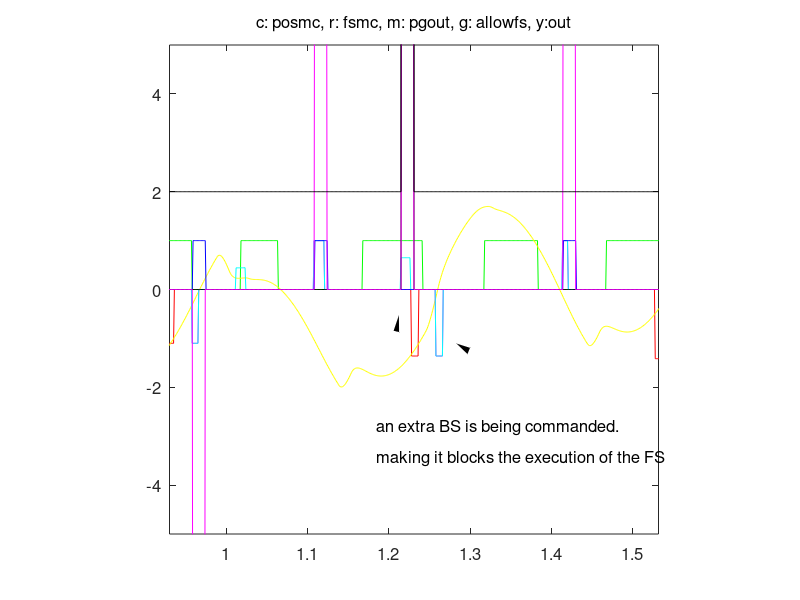

Source code (MATLAB):
function fig = extrabs()
% This is the machine-generated representation of a Handle Graphics object
% and its children.  Note that handle values may change when these objects
% are re-created. This may cause problems with any callbacks written to
% depend on the value of the handle at the time the object was saved.
%
% To reopen this object, just type the name of the M-file at the MATLAB
% prompt. The M-file and its associated MAT-file must be on your path.

load extrabs

h0 = figure('Position',[372 62 560 420], ...
	'Tag','hotWind', ...
	'UserData',mat0);
h1 = axes('Parent',h0, ...
	'Box','on', ...
	'CameraUpVector',[0 1 0], ...
	'ColorOrder',mat1, ...
	'FontSize',12, ...
	'NextPlot','add', ...
	'Position',[0.13 0.11 0.7749999999999999 0.8149999999999999], ...
	'UserData',mat2, ...
	'XLim',[0.93 1.532], ...
	'XLimMode','manual', ...
	'YLim',[-5 5], ...
	'YLimMode','manual', ...
	'DefaulttextUnits','data');
h2 = line('Parent',h1, ...
	'Color',[1 0 0], ...
	'Tag','6839.00122070312', ...
	'XData',mat3, ...
	'YData',mat4);
h2 = line('Parent',h1, ...
	'Color',[0 1 0], ...
	'Tag','6841.0009765625', ...
	'XData',mat5, ...
	'YData',mat6);
h2 = line('Parent',h1, ...
	'Color',[1 1 0], ...
	'Tag','6842.0009765625', ...
	'XData',mat7, ...
	'YData',mat8);
h2 = text('Parent',h1, ...
	'FontSize',12, ...
	'HandleVisibility','off', ...
	'HorizontalAlignment','center', ...
	'Position',mat9, ...
	'UserData',0.001, ...
	'VerticalAlignment','cap');
set(get(h2,'Parent'),'XLabel',h2);
h2 = text('Parent',h1, ...
	'FontSize',12, ...
	'HandleVisibility','off', ...
	'HorizontalAlignment','center', ...
	'Position',[0.9049745958429563 -0.04398826979472137 17.32050807568877], ...
	'Rotation',90, ...
	'VerticalAlignment','baseline');
set(get(h2,'Parent'),'YLabel',h2);
h2 = text('Parent',h1, ...
	'FontSize',12, ...
	'HandleVisibility','off', ...
	'HorizontalAlignment','right', ...
	'Position',[0.8285080831408776 5.879765395894427 17.32050807568877], ...
	'Visible','off');
set(get(h2,'Parent'),'ZLabel',h2);
h2 = text('Parent',h1, ...
	'FontSize',12, ...
	'HandleVisibility','off', ...
	'HorizontalAlignment','center', ...
	'Position',mat10, ...
	'String','c: posmc, r: fsmc, m: pgout, g: allowfs, y:out', ...
	'VerticalAlignment','bottom');
set(get(h2,'Parent'),'Title',h2);
h2 = line('Parent',h1, ...
	'Color',[1 0 1], ...
	'Tag','6847.00134277344', ...
	'XData',mat11, ...
	'YData',mat12);
h2 = line('Parent',h1, ...
	'Color',[0 1 1], ...
	'Tag','6848.00134277344', ...
	'XData',mat13, ...
	'YData',mat14);
h2 = line('Parent',h1, ...
	'Color',[0 0 1], ...
	'Tag','6849.00134277344', ...
	'XData',mat15, ...
	'YData',mat16);
h2 = line('Parent',h1, ...
	'Tag','6850.00134277344', ...
	'XData',mat17, ...
	'YData',mat18);
h2 = line('Parent',h1, ...
	'Color',[1 0 1], ...
	'Tag','6851.00134277344', ...
	'XData',mat19, ...
	'YData',mat20);
h2 = line('Parent',h1, ...
	'Tag','6852.001953125', ...
	'XData',mat21, ...
	'YData',mat22);
h2 = text('Parent',h1, ...
	'FontSize',12, ...
	'Position',[1.185225806451613 -2.894736842105263 0], ...
	'String','an extra BS is being commanded.', ...
	'VerticalAlignment','baseline');
h2 = text('Parent',h1, ...
	'FontSize',12, ...
	'Position',[1.185225806451613 -3.538011695906432 0], ...
	'String','making it blocks the execution of the FS', ...
	'VerticalAlignment','baseline');
h2 = patch('Parent',h1, ...
	'EdgeColor',[1 1 1], ...
	'Faces',[1 2 3 4 5 6], ...
	'VertexNormals',mat23, ...
	'Vertices',mat24);
h2 = patch('Parent',h1, ...
	'EdgeColor',[1 1 1], ...
	'Faces',[1 2 3 4 5 6], ...
	'VertexNormals',mat25, ...
	'Vertices',mat26);
if nargout > 0, fig = h0; end
